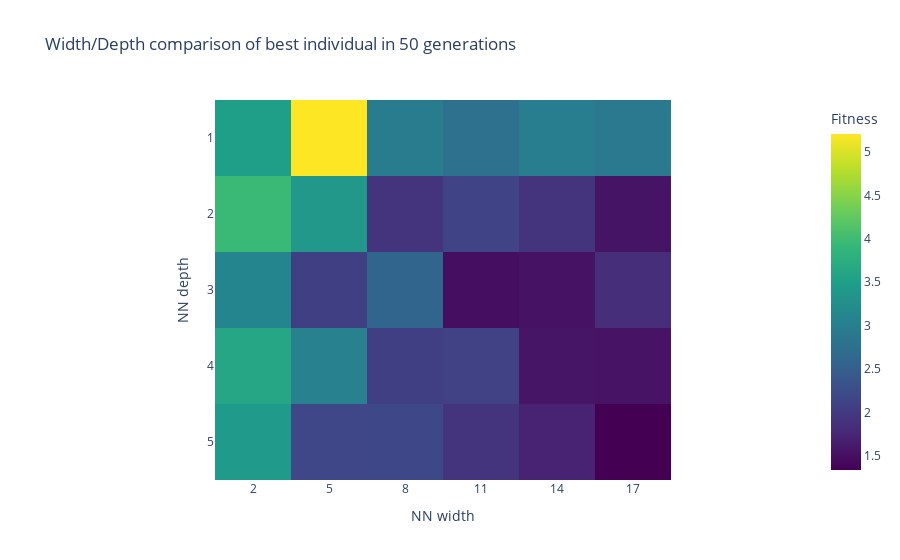

Write notebook code for a chart like this one.
### Code cell
fitness = np.mean(np.array(best_solution_fitness), axis=2)

df = px.data.medals_wide(indexed=True)
fig = px.imshow(
    fitness.T,
    title="Width/Depth comparison of best individual in {} generations".format(parameters["num_generations"]),
    labels=dict(x="NN width", y="NN depth", color="Fitness"),
    x=list(map(str,width)), 
    y=list(map(str,depth)),
    color_continuous_scale=px.colors.sequential.Viridis,
)
fig.show()

### Figure 1 — Plotly figure (JSON) as saved in the notebook; plotly's stock layout.template omitted (floating-point values rounded to 4 significant figures)
{"data": [{"coloraxis": "coloraxis", "hovertemplate": "NN width: %{x}<br>NN depth: %{y}<br>Fitness: %{z}<extra></extra>", "name": "0", "type": "heatmap", "x": ["2", "5", "8", "11", "14", "17"], "xaxis": "x", "y": ["1", "2", "3", "4", "5"], "yaxis": "y", "z": [[3.505, 5.208, 2.94, 2.778, 2.965, 2.901], [3.957, 3.39, 1.927, 2.128, 1.925, 1.541], [3.099, 2.064, 2.59, 1.478, 1.521, 1.844], [3.619, 3.035, 2.065, 2.106, 1.555, 1.539], [3.423, 2.168, 2.185, 1.919, 1.713, 1.335]]}], "layout": {"coloraxis": {"colorbar": {"title": {"text": "Fitness"}}, "colorscale": [[0, "#440154"], [0.1111, "#482878"], [0.2222, "#3e4989"], [0.3333, "#31688e"], [0.4444, "#26828e"], [0.5556, "#1f9e89"], [0.6667, "#35b779"], [0.7778, "#6ece58"], [0.8889, "#b5de2b"], [1, "#fde725"]]}, "title": {"text": "Width/Depth comparison of best individual in 50 generations"}, "xaxis": {"anchor": "y", "constrain": "domain", "domain": [0, 1], "scaleanchor": "y", "title": {"text": "NN width"}}, "yaxis": {"anchor": "x", "autorange": "reversed", "constrain": "domain", "domain": [0, 1], "title": {"text": "NN depth"}}}}
